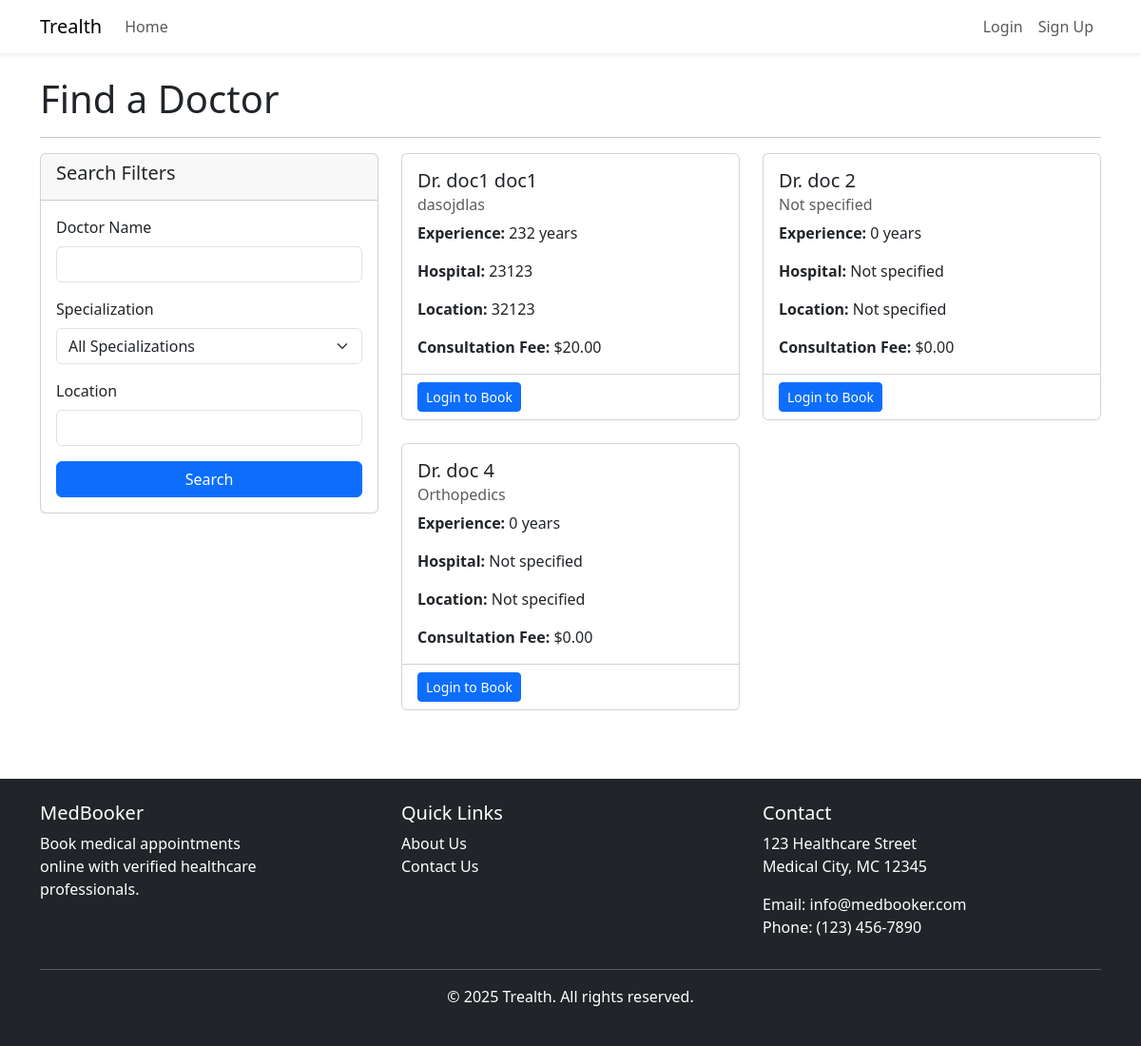
Page /find-doctor/ on the committed database.
### doctors/models.py (models this page shows, shortened)
class Doctor(models.Model):
    doctor_id = models.AutoField(primary_key=True)
    user = models.OneToOneField(settings.AUTH_USER_MODEL, on_delete=models.CASCADE, related_name='doctor_profile')
    full_name = models.CharField(max_length=255)
    specialization = models.CharField(max_length=255)
    experience_years = models.IntegerField()
    license_number = models.CharField(max_length=50)
    consultation_fee = models.DecimalField(max_digits=10, decimal_places=2)
    hospital_name = models.CharField(max_length=255)
    hospital_location = models.CharField(max_length=255)

### core/views.py (the view)
# urls.py: path('find-doctor/', views.find_doctor, name='find_doctor'),
def find_doctor(request):
    doctors = Doctor.objects.all()
    name = request.GET.get('name', '')
    specialization = request.GET.get('specialization', '')
    location = request.GET.get('location', '')
    if name:
        doctors = doctors.filter(full_name__icontains=name)
    if specialization:
        doctors = doctors.filter(specialization__iexact=specialization)
    if location:
        doctors = doctors.filter(hospital_location__icontains=location)
    return render(request, 'core/find_doctor.html', {
        'doctors': doctors,
        'name': name,
        'specialization': specialization,
        'location': location,
    })

### templates/core/find_doctor.html (shortened to what this page needs)
{% extends 'base.html' %}
{% block content %}
<div class="row">
    <div class="col-md-12">
        <h1>Find a Doctor</h1>
        <hr>
    </div>
</div>
<div class="row">
    <div class="col-md-4 mb-4">
        <div class="card">
            <div class="card-header">
                <h5>Search Filters</h5>
            </div>
            <div class="card-body">
                <form method="get">
                    <div class="mb-3">
                        <label for="name" class="form-label">Doctor Name</label>
                        <input type="text" class="form-control" id="name" name="name" value="{{ request.GET.name|default:'' }}">
                    </div>
                    <div class="mb-3">
                        <label for="specialization" class="form-label">Specialization</label>
                        <select class="form-select" id="specialization" name="specialization">
                            <option value="" {% if not request.GET.specialization %}selected{% endif %}>All Specializations</option>
                        </select>
                    </div>
                    <div class="mb-3">
                        <label for="location" class="form-label">Location</label>
                        <input type="text" class="form-control" id="location" name="location" value="{{ request.GET.location|default:'' }}">
                    </div>
                    <div class="d-grid">
                        <button type="submit" class="btn btn-primary">Search</button>
                    </div>
                </form>
            </div>
        </div>
    </div>
    <div class="col-md-8">
        <div class="row">
            {% if doctors %}
                {% for doctor in doctors %}
                    <div class="col-md-6 mb-4">
                        <div class="card h-100">
                            <div class="card-body">
                                <h5 class="card-title">Dr. {{ doctor.full_name }}</h5>
                                <h6 class="card-subtitle mb-2 text-muted">{{ doctor.specialization }}</h6>
                                <p class="card-text"><strong>Experience:</strong> {{ doctor.experience_years }} years</p>
                                <p class="card-text"><strong>Hospital:</strong> {{ doctor.hospital_name }}</p>
                                <p class="card-text"><strong>Location:</strong> {{ doctor.hospital_location }}</p>
                                <p class="card-text"><strong>Consultation Fee:</strong> ${{ doctor.consultation_fee }}</p>
                            </div>
                            <div class="card-footer bg-white">
                                {% if user.is_authenticated and user.user_type == 'patient' %}
                                    <a href="{% url 'patients:book_appointment' %}?doctor={{ doctor.doctor_id }}" class="btn btn-primary btn-sm">Book Appointment</a>
                                {% else %}
                                    <a href="{% url 'accounts:login' %}?next={% url 'patients:book_appointment' %}?doctor={{ doctor.doctor_id }}" class="btn btn-primary btn-sm">Login to Book</a>
                                {% endif %}
                            </div>
                        </div>
                    </div>
                {% endfor %}
            {% else %}
                <div class="col-md-12">
                    <div class="alert alert-info">
                        No doctors found matching your criteria. Please try different search terms.
                    </div>
                </div>
            {% endif %}
        </div>
    </div>
</div>
{% endblock %}

### rows in the picture
Doctor: full_name "doc1 doc1", specialization "dasojdlas", experience_years "232", hospital_name "23123", hospital_location "32123", consultation_fee "20.00"
Doctor: full_name "doc 2", specialization "Not specified", experience_years "0", hospital_name "Not specified", hospital_location "Not specified", consultation_fee "0.00"
Doctor: full_name "doc 4", specialization "Orthopedics", experience_years "0", hospital_name "Not specified", hospital_location "Not specified", consultation_fee "0.00"
